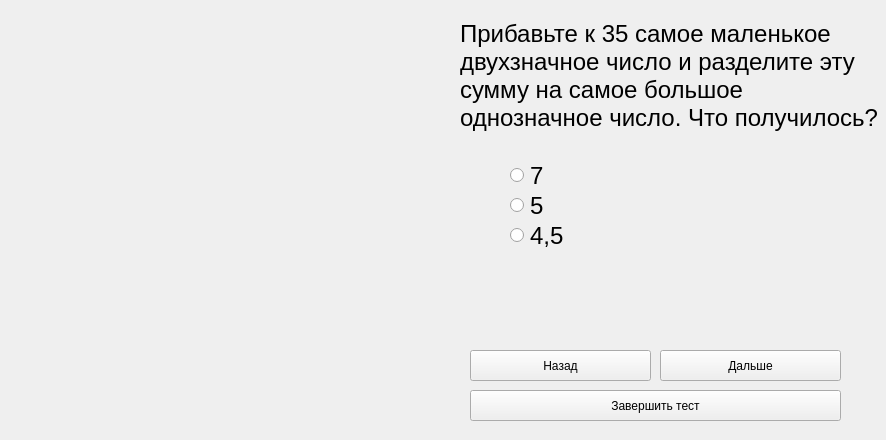
<?xml version="1.0" encoding="UTF-8"?>
<ui version="4.0">
 <class>testform2</class>
 <widget class="QDialog" name="testform2">
  <property name="geometry">
   <rect>
    <x>0</x>
    <y>0</y>
    <width>886</width>
    <height>440</height>
   </rect>
  </property>
  <property name="windowTitle">
   <string>Dialog</string>
  </property>
  <widget class="QRadioButton" name="radioButton">
   <property name="geometry">
    <rect>
     <x>510</x>
     <y>160</y>
     <width>41</width>
     <height>31</height>
    </rect>
   </property>
   <property name="font">
    <font>
     <pointsize>18</pointsize>
    </font>
   </property>
   <property name="acceptDrops">
    <bool>false</bool>
   </property>
   <property name="toolTip">
    <string/>
   </property>
   <property name="text">
    <string>7</string>
   </property>
  </widget>
  <widget class="QRadioButton" name="radioButton_2">
   <property name="geometry">
    <rect>
     <x>510</x>
     <y>190</y>
     <width>41</width>
     <height>31</height>
    </rect>
   </property>
   <property name="font">
    <font>
     <pointsize>18</pointsize>
    </font>
   </property>
   <property name="layoutDirection">
    <enum>Qt::LeftToRight</enum>
   </property>
   <property name="text">
    <string>5</string>
   </property>
  </widget>
  <widget class="QRadioButton" name="radioButton_3">
   <property name="geometry">
    <rect>
     <x>510</x>
     <y>220</y>
     <width>61</width>
     <height>31</height>
    </rect>
   </property>
   <property name="font">
    <font>
     <pointsize>18</pointsize>
    </font>
   </property>
   <property name="text">
    <string>4,5</string>
   </property>
  </widget>
  <widget class="QLabel" name="image">
   <property name="geometry">
    <rect>
     <x>40</x>
     <y>10</y>
     <width>391</width>
     <height>381</height>
    </rect>
   </property>
   <property name="text">
    <string/>
   </property>
  </widget>
  <widget class="QLabel" name="question">
   <property name="geometry">
    <rect>
     <x>460</x>
     <y>20</y>
     <width>419</width>
     <height>111</height>
    </rect>
   </property>
   <property name="sizePolicy">
    <sizepolicy hsizetype="Preferred" vsizetype="Preferred">
     <horstretch>0</horstretch>
     <verstretch>0</verstretch>
    </sizepolicy>
   </property>
   <property name="font">
    <font>
     <pointsize>18</pointsize>
    </font>
   </property>
   <property name="mouseTracking">
    <bool>true</bool>
   </property>
   <property name="tabletTracking">
    <bool>false</bool>
   </property>
   <property name="focusPolicy">
    <enum>Qt::NoFocus</enum>
   </property>
   <property name="contextMenuPolicy">
    <enum>Qt::PreventContextMenu</enum>
   </property>
   <property name="autoFillBackground">
    <bool>false</bool>
   </property>
   <property name="midLineWidth">
    <number>-2</number>
   </property>
   <property name="text">
    <string>Прибавьте к 35 самое маленькое двухзначное число и разделите эту сумму на самое большое однозначное число. Что получилось?</string>
   </property>
   <property name="textFormat">
    <enum>Qt::AutoText</enum>
   </property>
   <property name="scaledContents">
    <bool>false</bool>
   </property>
   <property name="wordWrap">
    <bool>true</bool>
   </property>
   <property name="openExternalLinks">
    <bool>false</bool>
   </property>
  </widget>
  <widget class="QPushButton" name="next_pushButton">
   <property name="geometry">
    <rect>
     <x>940</x>
     <y>490</y>
     <width>121</width>
     <height>31</height>
    </rect>
   </property>
   <property name="text">
    <string>Дальше</string>
   </property>
  </widget>
  <widget class="QPushButton" name="back_pushButton">
   <property name="geometry">
    <rect>
     <x>470</x>
     <y>350</y>
     <width>181</width>
     <height>31</height>
    </rect>
   </property>
   <property name="text">
    <string>Назад</string>
   </property>
  </widget>
  <widget class="QPushButton" name="next_pushButton_2">
   <property name="geometry">
    <rect>
     <x>660</x>
     <y>350</y>
     <width>181</width>
     <height>31</height>
    </rect>
   </property>
   <property name="text">
    <string>Дальше</string>
   </property>
  </widget>
  <widget class="QPushButton" name="finish_pushButton">
   <property name="geometry">
    <rect>
     <x>470</x>
     <y>390</y>
     <width>371</width>
     <height>31</height>
    </rect>
   </property>
   <property name="text">
    <string>Завершить тест</string>
   </property>
  </widget>
 </widget>
 <resources/>
 <connections/>
</ui>
